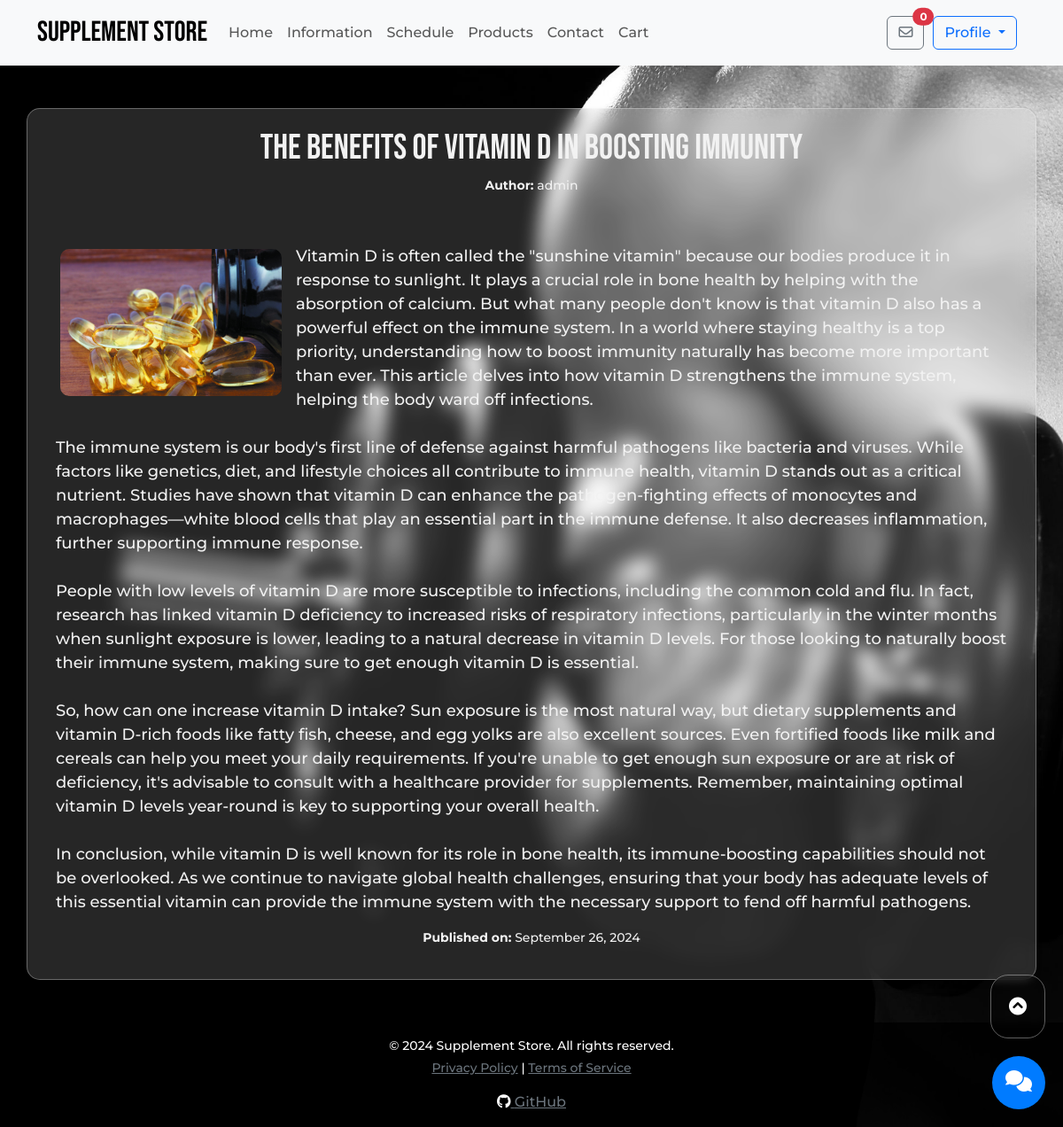
Screenshot of /show_content.php?id=22 (signed in) with the database file from the repository.
### tables this page shows
CREATE TABLE IF NOT EXISTS `content` (
  `id` int NOT NULL AUTO_INCREMENT,
  `title` varchar(200) NOT NULL,
  `image_url` varchar(255) DEFAULT NULL,
  `body` text NOT NULL,
  `author_id` int NOT NULL,
  `type` enum('article','guide','blog_post') NOT NULL,
  `created_at` timestamp NULL DEFAULT CURRENT_TIMESTAMP,
  `updated_at` timestamp NULL DEFAULT CURRENT_TIMESTAMP ON UPDATE CURRENT_TIMESTAMP,
  PRIMARY KEY (`id`),
  KEY `author_id` (`author_id`)
);

CREATE TABLE IF NOT EXISTS `users` (
  `id` int NOT NULL AUTO_INCREMENT,
  `username` varchar(50) NOT NULL,
  `full_name` varchar(100) NOT NULL,
  `email` varchar(100) NOT NULL,
  `role` enum('unregistered','registered','admin','nutritional_expert') NOT NULL,
  `password` varchar(255) NOT NULL,
  `created_at` timestamp NULL DEFAULT CURRENT_TIMESTAMP,
  `offer_notifications` enum('yes','no') DEFAULT 'no',
  `verification_code` varchar(255) DEFAULT NULL,
  `is_verified` enum('yes','no') DEFAULT 'no',
  PRIMARY KEY (`id`),
  UNIQUE KEY `username` (`username`),
  UNIQUE KEY `email` (`email`)
);

### show_content.php (the view, shortened to what this page needs)
<?php
include 'PHP/db_config.php';
$content_id = isset($_GET['id']) ? intval($_GET['id']) : 0;
$sql = "SELECT c.*, u.username FROM content c JOIN users u ON c.author_id = u.id WHERE c.id = ?";
$stmt = $conn->prepare($sql);
$stmt->bind_param("i", $content_id);
$stmt->execute();
$content = $stmt->get_result()->fetch_assoc();
?>
<!DOCTYPE html>
<html lang="en">
<head>
    <link href="https://cdn.jsdelivr.net/npm/bootstrap@5.3.0-alpha1/dist/css/bootstrap.min.css" rel="stylesheet">
    <link rel="stylesheet" href="https://cdnjs.cloudflare.com/ajax/libs/font-awesome/6.0.0-beta3/css/all.min.css">
    <link rel="stylesheet" href="CSS/master.css">
    <link rel="stylesheet" href="CSS/chat.css">
    <link rel="stylesheet" href="CSS/show_content.css">
</head>
<body>
    <?php include 'top_nav.php'; ?>
    <div class="container my-5 glass-card">
        <div class="row">
            <div class="col-md-12">
                <div class="content-title">
                    <h1 style="text-align:center"><?php echo htmlspecialchars($content['title']); ?></h1>
                    <p class = "wf"><strong>Author:</strong> <?php echo htmlspecialchars($content['username']); ?></p>
                </div>
                <div class="content-layout">
                    <div class ="square">
                        <?php if (!empty($content['image_url'])): ?>
                            <img src="images/content/<?php echo htmlspecialchars($content['image_url']); ?>" alt="Image" class="img-fluid content-image me-3">
                        <?php endif; ?>
                    </div>
                    <p class="body-p wf" ><?php echo nl2br(htmlspecialchars($content['body'])); ?></p>
                    <p class = "wf"><strong>Published on:</strong> <?php echo date('F j, Y', strtotime($content['created_at'])); ?></p>
                </div>
            </div>
        </div>
    </div>
    <?php include 'footer.php'; ?>
</body>
</html>

### CSS/master.css (style rules this page uses)
html { scroll-behavior: smooth; }
body { font-family: 'monst', Helvetica, sans-serif; font-weight: 500; font-style: normal; margin: 0; padding: 0; background-image: url("../images/background.jpg"); background-position: center; background-repeat: no-repeat; background-size: cover; background-attachment: fixed; animation: changeBackground 60s infinite; display: flex; flex-direction: column; height: 100vh; margin: 0; }
p { text-align: center; font-size: 14px; }
.wf { color: #F2F2F2 !important; }
h1, h2, h3, h4, h5 { font-family: "Bebas Neue", Helvetica, sans-serif; color: #F2F2F2; }
.glass-card { background: rgba(255, 255, 255, 0.15); backdrop-filter: blur(10px); -webkit-backdrop-filter: blur(10px); border: 1px solid rgba(255, 255, 255, 0.3); border-radius: 15px; box-shadow: 0 4px 6px rgba(0, 0, 0, 0.1); }
.glass-card img { border-radius: 10px; }

### CSS/show_content.css (style rules this page uses)
.content-image { max-width: 250px; height: auto; object-fit: cover; float: left; margin: 5px; }
.content-title, .content-layout { padding: 20px; }
.square { width: fit-content; }
.body-p { text-align: start; font-size: 18px; }

### rows the page displays
content: title "The Benefits of Vitamin D in Boosting Immunity", author.username "admin", image_url (picture), body "Vitamin D is often called the \"sunshine vitamin\" because our bodies produce it in response to sunlight. It plays a crucial role in bone health by helping with the absorption of calcium. But what many people don't know is that vitamin D also has a powerful effect on the immune system. In a world where staying healthy is a top priority, understanding how to boost immunity naturally has become more important than ever. This article delves into how vitamin D strengthens the immune system, helping the body ward off infections. The immune system is our body's first line of defense against harmful pathogens like bacteria and viruses. While factors like genetics, diet, and lifestyle choices all…", created_at "September 26, 2024"
